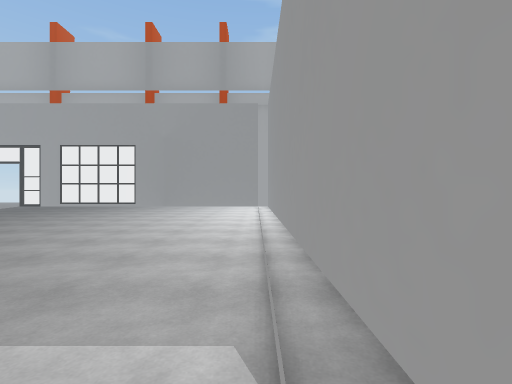
[1] (above)

14 first-person views from a walk through a 3-D level made in the Unity game engine. The camera is 1.4 m above the floor, looks level and sees 85° across. The floor is counted in squares, 1.65 m on a side. Each view is taken from the middle of a square. On the plan, view 1 faces up. The plan holds only what a view shows up to about 10 squares ahead; the rest is blank. The place goes on beyond the plan. The player is left out. Door leaves are left out, so doorways stand open.

[2]
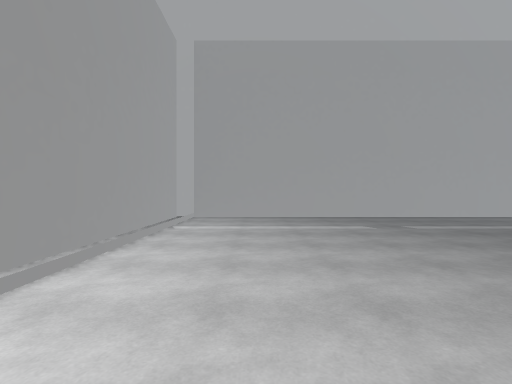

[3]
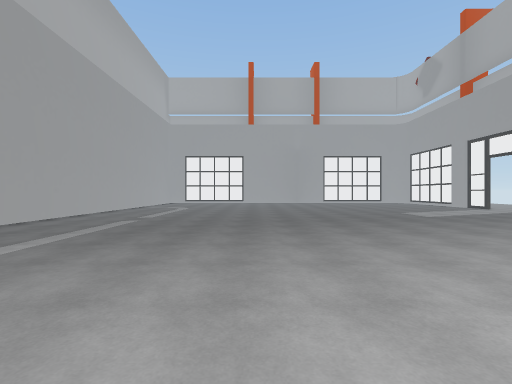

[4]
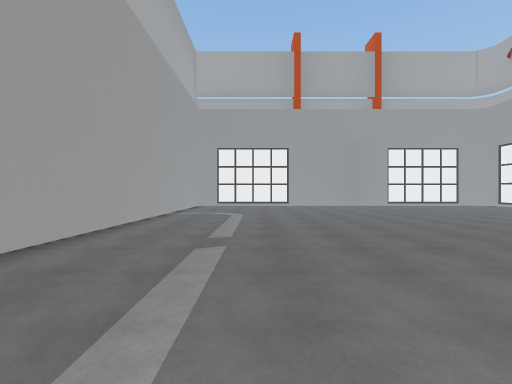

[5]
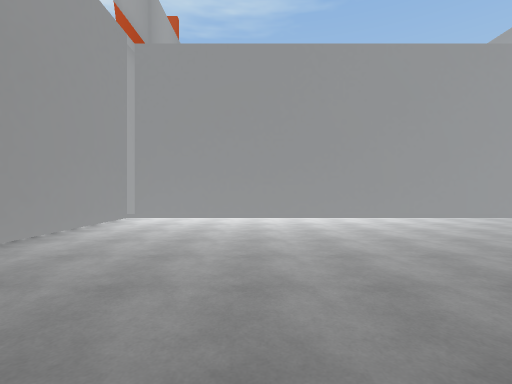

[6]
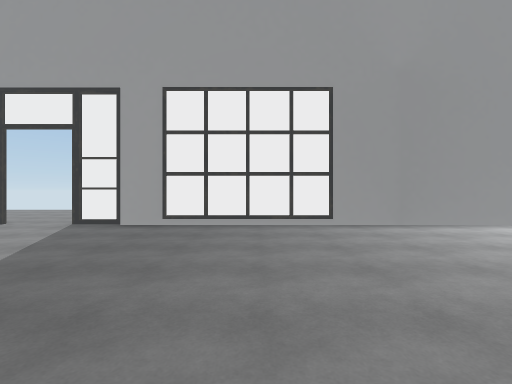

[7]
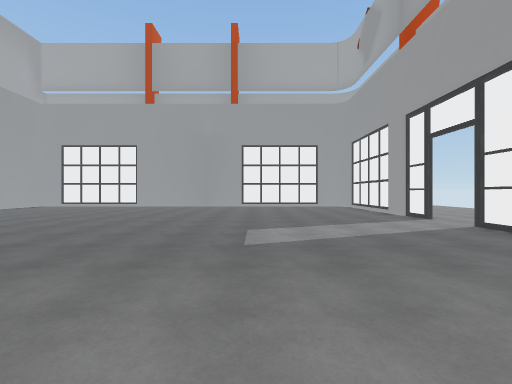

[8]
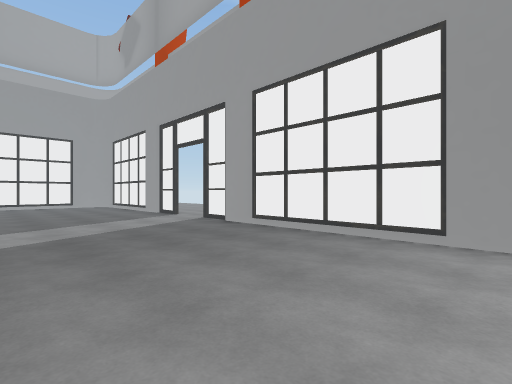

[9]
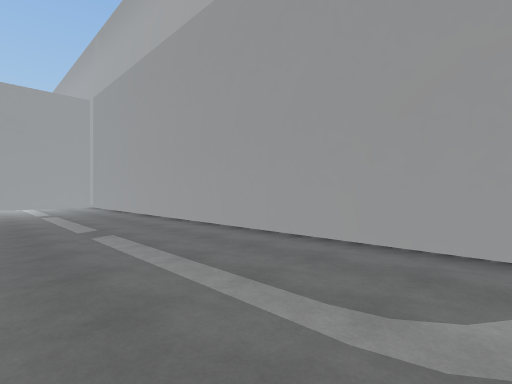

[10]
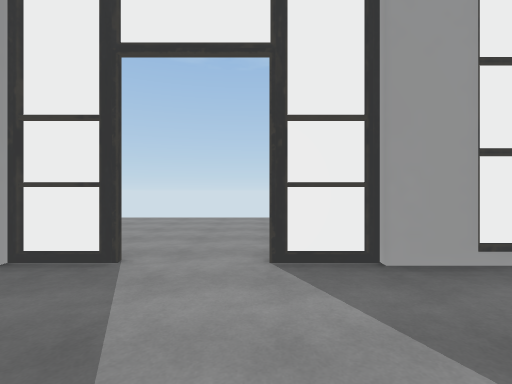

[11]
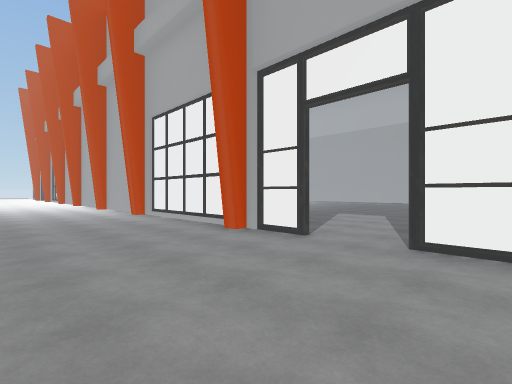

[12]
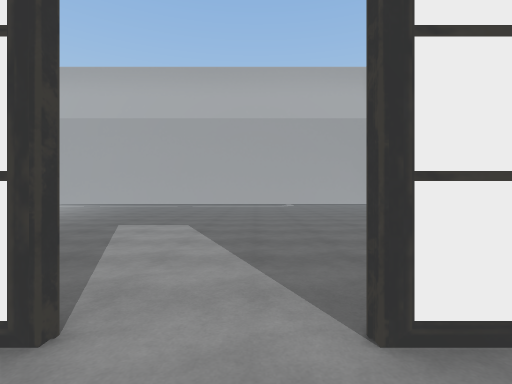

[13]
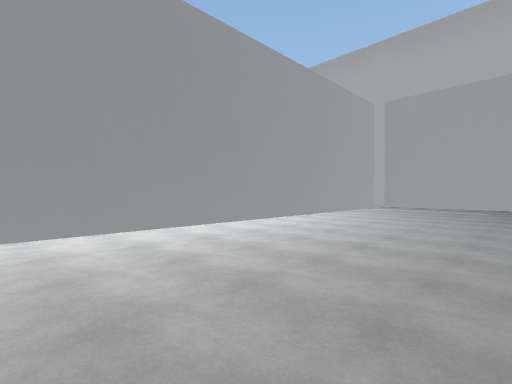

[14]
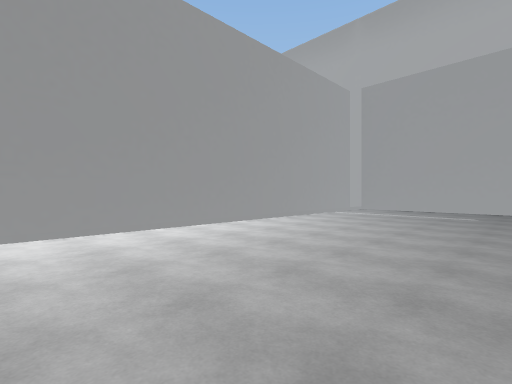

### Floor plan
Points are (right, up) in squares from view 1. A wall is a line through its corners. A room is listed if a view was taken in it or the views show most of it. See-through windows are left out.
Room 1 (views 1, 2, 3, 4, 5, 6, 7, 8, 9, 10, 13, 14)
walls: (-12.6, 16.4) (-13.6, 16.4); (-15.6, 16.2) (-17, 16.2); (-16.9, -1.5) (0.1, -1.5); (-15.9, 16.4) (-16.9, 16.4); (0.1, -1.8) (0.8, -1.8); (0.7, -1.5) (0.7, 16.3); (0.1, 16.2) (-13.9, 16.2)
ways out: open door at (-14.5, 16) to room 2
Room 2 (views 11, 12)
walls: (-11.4, 16.4) (-7.4, 16.4); (-13.9, 16.4) (-12.2, 16.4) (-12.2, 16.9) (-11.7, 16.9); (-16.9, 16.4) (-15.6, 16.4)
ways out: open door at (-14.5, 16) to room 1

Positions as (right, up) in squares from view 1, and headings:
1: (0, 0), facing up
2: (-2, 8), facing down
3: (-2, 5), facing left
4: (-6, 2), facing left
5: (-9, 12), facing right
6: (-9, 9), facing up
7: (-7, 11), facing left
8: (-6, 11), facing up-left
9: (-17, 3), facing down-right
10: (-14, 13), facing up
11: (-17, 21), facing down-right
12: (-15, 18), facing down
13: (-6, 15), facing down-right
14: (-6, 12), facing down-right
